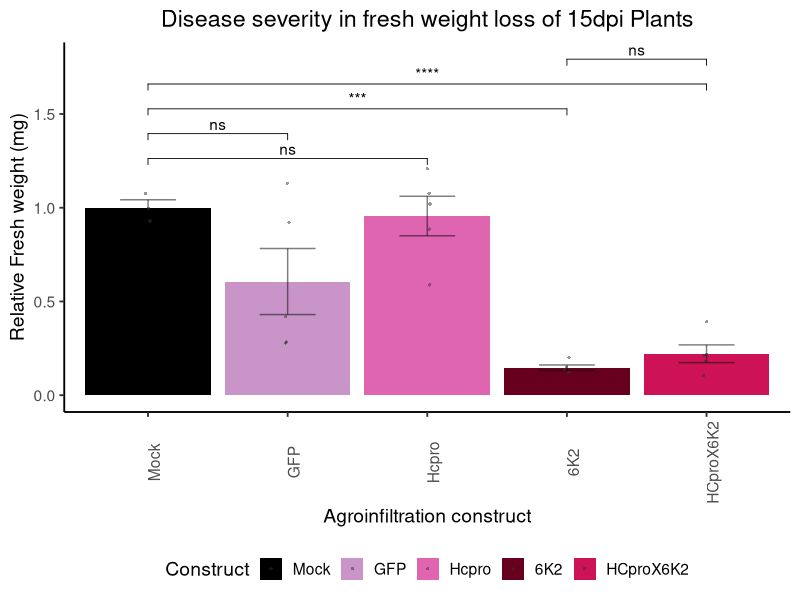
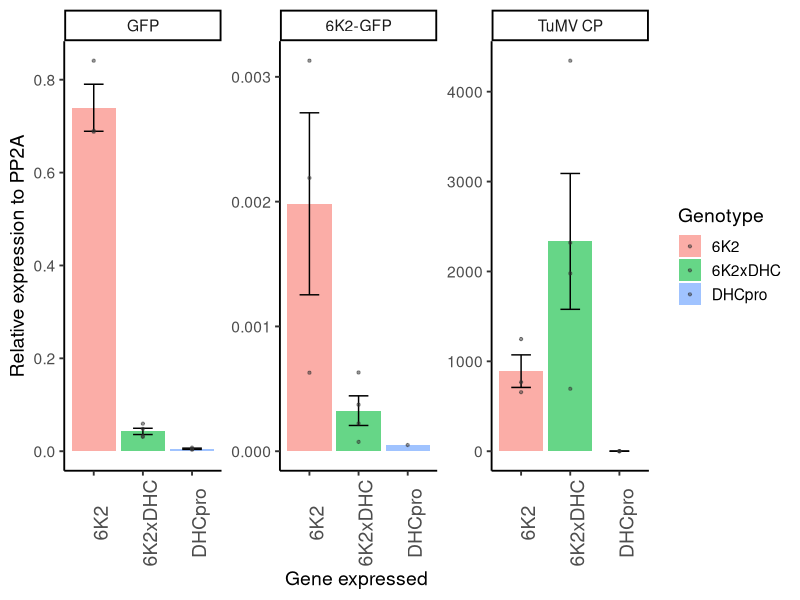
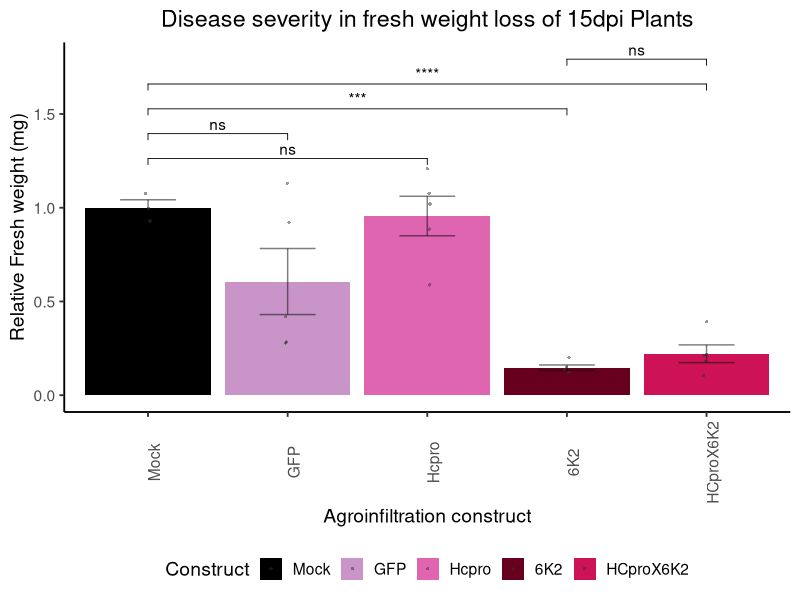

These charts were generated, in order, by the following R code: (Note: this script raises an error after producing the figures.)
## ---- chunk 1
#options(scipen=999) ; options(scipen=0)
library(ggplot2, quietly = F)
library(plyr, quietly = F)
library(ggplot2, quietly = F)
library(ggpubr, quietly = F)
library(ggrepel, quietly = T)


mgsub <- function(pattern, replacement, x, ...) {
  if (length(pattern)!=length(replacement)) {
    stop("pattern and replacement do not have the same length.")
  }
  result <- x
  for (i in 1:length(pattern)) {
    result <- gsub(fixed = T,pattern[i], replacement[i], result, ...)
  }
  result
}
## ---- chunk 2
  TuMV_FW <- read.csv("Data/BI1293_FW_Relative.csv", sep = ",", header = T)
  TuMV_FW$Construct <- factor(TuMV_FW$Construct, levels = c("Mock","GFP", "Hcpro","6K2", "HCproX6K2"))
  
# Average per contruct
  average_weights <- ddply(TuMV_FW, .(Construct), summarize, Avg_Weight = mean(FW.g.))  
    average_weights_control <- subset(average_weights, Construct == "Mock")
# Relative weigth to GFP average
  TuMV_FW$Relative_Weight <- TuMV_FW$FW.g. / average_weights_control$Avg_Weight
  
  colors <- c( "6K2" = "#67001F",  "HCproX6K2" = "#CE1256", "Hcpro" = "#DF65B0" , "GFP" = "#C994C7", "Mock" = "black")

# Plot
  TuMV_FW_plot <- ggplot(TuMV_FW, aes(x=Construct, y=Relative_Weight,fill = Construct)) +
     geom_bar(position = position_dodge(width = 0.9), stat = 'summary' ) +
  geom_errorbar(position = position_dodge(width = 0.9),stat = 'summary', width = 0.4,alpha = 0.5) + 
  geom_jitter( stat = 'identity', shape = 16, position = position_jitterdodge(0.15), size = 0.8, alpha = 0.5, color = "grey20") +
  labs(title = "Disease severity in fresh weight loss of 15dpi Plants", y = "Relative Fresh weight (mg)", x = "Agroinfiltration construct" ) +
   scale_fill_manual(values = colors) +  theme_classic(base_size = 14) +
theme(axis.text.x = element_text(angle = 90), legend.position = "bottom", plot.title = element_text(hjust = 0.5))

# Adding signifance test
comparisons <- list(
c( "Mock", "Hcpro"),
c("Mock","GFP"),
c( "Mock","6K2"),
c("Mock","HCproX6K2"),
c("6K2","HCproX6K2"))

TuMV_FW_plot_sig <-   TuMV_FW_plot +   stat_compare_means(comparisons = comparisons,  method = "t.test", label = "p.signif")
TuMV_FW_plot_sig

ggsave(device = svg, "Results/FreshWeight_TuMV.svg", plot = TuMV_FW_plot_sig,  width=8, height=6)
## ---- chunk 3
qPCRs_raw <-  read.table( "Data/Nb_TuMV_GFP_CP_6K2.csv", sep = ",", header = T)
qPCRs_fil <- qPCRs_raw[qPCRs_raw$Cq != "N/A",] 
qPCRs_fil$Cq <- as.numeric(qPCRs_fil$Cq)
qPCRs_fil_avg <- ddply(qPCRs_fil, .(Primer, Genotype,Replicate), summarize, Avg_Ct = mean(Cq) )
qPCRs_PP2A <- qPCRs_fil_avg[qPCRs_fil_avg$Primer =="PP2A",]
qPCRs_Target <- qPCRs_fil_avg[qPCRs_fil_avg$Primer !="PP2A",]

qPCRs_DCt <- merge(x = qPCRs_PP2A , y = qPCRs_Target, by =c("Genotype","Replicate"))
qPCRs_DCt$DCt <- qPCRs_DCt$Avg_Ct.y - qPCRs_DCt$Avg_Ct.x                    

qPCRs_DCt$log2DDCt <- 2^-( qPCRs_DCt$DCt )

qPCRs_DCt$Primer.y <- factor(qPCRs_DCt$Primer.y , levels = c("GFP","6K2-GFP","TuMV CP"))
 TuMV_titters <- ggplot(qPCRs_DCt, aes(x = Genotype, y = log2DDCt, fill = Genotype , group =  Genotype)) +
     geom_bar(position = position_dodge(width = 0.9), stat = 'summary', fun.data = mean_se, alpha = 0.6) +
geom_errorbar(position = position_dodge(width = 0.9),
                stat = 'summary', fun.data = mean_se, width = 0.4) + facet_wrap(~ Primer.y , scales = "free")  + 
   ylab("Relative expression to PP2A")   +  xlab("Gene expressed") +
   geom_point(position = position_dodge(width = 0.9), alpha = 0.5, size = 0.8, color = "grey20" ) + theme_classic(base_size = 14) +
   theme(axis.text.x = element_text(angle = 90,size = 14)) 
 TuMV_titters
## ---- chunk 4
qPCRs_raw <-  read.table( "Data/All_Results.csv", sep = "\t", header = T)
  
qPCRs_fil_avg <- ddply(qPCRs_raw, .(Primer, Construct,Sample_Group), summarize, Avg_Ct = mean(CQ), Sd_Ct = sd(CQ)  )

qPCRs_avg_sd <- merge(qPCRs_raw,qPCRs_fil_avg, by =c("Primer","Construct","Sample_Group") )

write.csv(qPCRs_fil_avg, "Results/qPCRs_avg_sd")
qPCRs_PP2A <- qPCRs_fil_avg[qPCRs_fil_avg$Primer =="PP2A",]

PP2A_CQ<- ggplot(qPCRs_PP2A, aes(x = Sample_Group, y = Avg_Ct, fill = Construct , group =  Construct)) +
     geom_bar(position = position_dodge(width = 0.9), stat = 'summary', fun.data = mean_se, alpha = 0.6) +
geom_errorbar(position = position_dodge(width = 0.9),
                stat = 'summary', fun.data = mean_se, width = 0.4) + facet_wrap(~ Construct , scales = "free") + geom_point(position = position_dodge(width = 0.9), alpha = 0.5, size = 0.8, color = "grey20" ) + theme_classic(base_size = 14) 
PP2A_CQ
ggsave(device = svg, "Results/PP2A_CQ.svg", plot = PP2A_CQ,  width=10, height=6)
qPCRs_avg_sd_fil <- qPCRs_avg_sd[!grepl("6K2_ERV|HX6_FEM|HX6_5",qPCRs_avg_sd$Sample_Group),]
qPCRs_PP2A_fil <- qPCRs_avg_sd_fil[qPCRs_avg_sd_fil$Primer =="PP2A",]

PP2A_CQ_fil <-ggplot(qPCRs_PP2A_fil, aes(x = Sample_Group, y = CQ, fill = Construct , group =  Construct)) +
     geom_bar(position = position_dodge(width = 0.9), stat = 'summary', fun.data = mean_se, alpha = 0.6) +
geom_errorbar(position = position_dodge(width = 0.9),
                stat = 'summary', fun.data = mean_se, width = 0.4) + facet_wrap(~ Construct , scales = "free") + geom_point(position = position_dodge(width = 0.9), alpha = 0.5, size = 0.8, color = "grey20" ) + theme_classic(base_size = 14) 
PP2A_CQ_fil
ggsave(device = svg, "Results/PP2A_CQ_fil.svg", plot = PP2A_CQ_fil,  width=10, height=6)

qPCRs_Target <- qPCRs_avg_sd_fil[qPCRs_avg_sd_fil$Primer !="PP2A",]

qPCRs_Target_CQ<- ggplot(qPCRs_Target, aes(x = Sample_Group, y = CQ, fill = Construct , group =  Construct)) +
     geom_bar(position = position_dodge(width = 0.9), stat = 'summary', fun.data = mean_se, alpha = 0.6) +
geom_errorbar(position = position_dodge(width = 0.9),
                stat = 'summary', fun.data = mean_se, width = 0.4) + facet_wrap(~ Primer , scales = "free") + 
 theme(axis.text.x = element_text(angle = 45, vjust = 1, hjust=1, size = 10))
  ggsave(device = svg, "Results/qPCRs_Target_CQ.svg", plot = qPCRs_Target_CQ,  width=10, height=6)
qPCRs_Target_CQ

qPCRs_fil_avg <- qPCRs_fil_avg[!grepl("6K2_ERV|HX6_FEM|HX6_5",qPCRs_fil_avg$Sample_Group),]
write.csv(qPCRs_fil_avg, "Results/qPCRs_avg_sd_filtered.csv")

qPCRs_fil_PP2A <- qPCRs_fil_avg[qPCRs_fil_avg$Primer =="PP2A",]
qPCRs_fil_Target <-  qPCRs_fil_avg[qPCRs_fil_avg$Primer !="PP2A",]

qPCRs_DCt <- merge(x = qPCRs_fil_PP2A , y = qPCRs_fil_Target, by =c("Construct","Sample_Group"))

qPCRs_DCt$DCt <- qPCRs_DCt$Avg_Ct.y - qPCRs_DCt$Avg_Ct.x                    

qPCRs_DCt$RelExpr <- 2^-( qPCRs_DCt$DCt )

qPCRs_DCt$Primer.y  <- mgsub(pattern = c("6K2","CP"), replacement = c("6K2-GFP","TuMV-CP"), x = qPCRs_DCt$Primer.y )
qPCRs_DCt$Construct <- gsub(pattern = "HX6", "6K2xDHC", qPCRs_DCt$Construct)

qPCRs_DCt$Construct <- factor(qPCRs_DCt$Construct , levels = c("GFP","HCPro","6K2","6K2xDHC"))
qPCRs_DCt$Primer.y <- factor(qPCRs_DCt$Primer.y , levels = c("GFP","6K2-GFP","TuMV-CP"))

  
  TuMV_RE_NoCP <- ggplot(qPCRs_DCt[qPCRs_DCt$Primer.y != "TuMV-CP",], aes(x = Construct, y = RelExpr, fill = Construct , group =  Construct)) +
     geom_bar(position = position_dodge(width = 0.9), stat = 'summary', fun.data = mean_se, alpha = 0.6) +
geom_errorbar(position = position_dodge(width = 0.9),
                stat = 'summary', fun.data = mean_se, width = 0.4) + facet_wrap(~ Primer.y , scales = "free")  +    ylab("Relative expression to PP2A")   +  xlab("Plant agroinfiltrated") +
   geom_text_repel( color ="red",
             aes(label = Sample_Group,  hjust = -0.05, vjust = -0.05)) +
   geom_point(position = position_dodge(width = 0.9), alpha = 0.5, size = 0.8, color = "grey20" ) + theme_classic(base_size = 14) +
   theme(axis.text.x = element_text(angle = 90,size = 14), legend.title = element_blank(),legend.position = "none") 
    ggsave(device = svg, "Results/TuMV_RE_NoCP.svg", plot = TuMV_RE_NoCP,  width=10, height=6)
  TuMV_RE_NoCP
  
  
  TuMV_RE_CP <- ggplot(qPCRs_DCt[qPCRs_DCt$Primer.y == "TuMV-CP",], aes(x = Construct, y = log2(RelExpr), fill = Construct , group =  Construct)) +
     geom_bar(position = position_dodge(width = 0.9), stat = 'summary', fun.data = mean_se, alpha = 0.6) +
geom_errorbar(position = position_dodge(width = 0.9),
                stat = 'summary', fun.data = mean_se, width = 0.4) + facet_wrap(~ Primer.y , scales = "free")  +    ylab("Relative expression to PP2A")   +  xlab("Plant agroinfiltrated") +
   geom_text_repel( color ="red",
             aes(label = Sample_Group,  hjust = -0.05, vjust = -0.05)) +
   geom_point(position = position_dodge(width = 0.9), alpha = 0.5, size = 0.8, color = "grey20" ) + theme_classic(base_size = 14) +
   theme(axis.text.x = element_text(angle = 90,size = 14), legend.title = element_blank(),legend.position = "none") 
ggsave(device = svg, "Results/TuMV_RE_CP.svg", plot = TuMV_RE_CP,  width=10, height=6)
TuMV_RE_CP
## ---- chunk 5

 qPCRs_DCt_Ctrl <-  ddply(qPCRs_DCt[qPCRs_DCt$Primer.y == "GFP",], .(Sample_Group,Primer.y), summarize, Avg_DCt = mean(DCt) )
qPCRs_DDCt <-  merge(qPCRs_DCt, qPCRs_DCt_Ctrl,  by = c( "Sample_Group"))
qPCRs_DDCt$log2DDCt <- 2^-(qPCRs_DDCt$DCt -qPCRs_DDCt$Avg_DCt)
#factor(qPCRs_DDCt$Sample_Group )
#  ggplot(qPCRs_DDCt[qPCRs_DDCt$Sample_Group != "6K2_5" & qPCRs_DDCt$Sample_Group != "6K2_4",], 

#ggplot(qPCRs_DDCt[!grepl("TA", qPCRs_DDCt$Sample_Group ),], 
       
#ggplot(qPCRs_DDCt[grepl("_TA", qPCRs_DDCt$Sample_Group ),], 
qPCRs_DDCt_plot <- ggplot(qPCRs_DDCt[qPCRs_DDCt$Primer.y.x == "TuMV-CP",],       aes(x = Construct, y =log2(log2DDCt), fill = Construct , group =  Construct)) +
     geom_bar(position = position_dodge(width = 0.9), stat = 'summary', fun.data = mean_se, alpha = 0.6) +
geom_errorbar(position = position_dodge(width = 0.9),
                stat = 'summary', fun.data = mean_se, width = 0.4) + facet_wrap(~ Primer.y.x , scales = "free")  + 
   ylab("Log2 Relative expression to GFP")   +  xlab("Construct") +
     geom_text_repel( color ="red",
             aes(label = Sample_Group,  hjust = -0.05, vjust = -0.05)) +
   geom_point(position = position_dodge(width = 0.9), alpha = 0.5, size = 0.8, color = "grey20" ) + theme_classic(base_size = 14) +
   theme(axis.text.x = element_text(angle = 90,size = 14)) 


qPCRs_DDCt_plot_others <- ggplot(qPCRs_DDCt[qPCRs_DDCt$Primer.y.x != "TuMV-CP",],       aes(x = Construct, y =log2DDCt, fill = Construct , group =  Construct)) +
     geom_bar(position = position_dodge(width = 0.9), stat = 'summary', fun.data = mean_se, alpha = 0.6) +
geom_errorbar(position = position_dodge(width = 0.9),
                stat = 'summary', fun.data = mean_se, width = 0.4) + facet_wrap(~ Primer.y.x , scales = "free")  + 
   ylab("Relative expression to GFP")   +  xlab("Construct") +
     geom_text_repel( color ="red",
             aes(label = Sample_Group,  hjust = -0.05, vjust = -0.05)) +
   geom_point(position = position_dodge(width = 0.9), alpha = 0.5, size = 0.8, color = "grey20" ) + theme_classic(base_size = 14) +
   theme(axis.text.x = element_text(angle = 90,size = 14)) 
qPCRs_DDCt_plot

ggsave(device = svg, "Results/qPCRs_DDCt_plot.svg", plot = qPCRs_DDCt_plot,  width=10, height=6)
ggsave(device = svg, "Results/qPCRs_DDCt_others_plot.svg", plot = qPCRs_DDCt_plot_others,  width=10, height=6)

## ---- chunk 6
GFP_phenotype_expression <-  read.table( "Data/BI1293_GFPperCM_cor.csv", sep = ",", header = T)
 GFP_phenotype_expression_plot <- ggplot(data = GFP_phenotype_expression, aes(x = ΔCQ.GFP, y =  GFP.cm2)) + geom_point() +  
   stat_cor( method = "pearson", digits = 2)+ 
   theme_classic(base_size = 14) + 
     geom_text_repel(  color ="red",aes(label = Construct)) +
    theme(axis.text.x = element_text(angle = 45, vjust = 1, hjust=1, size = 10),
            axis.text.y = element_text(size = 10)) 
 
 GFP_phenotype_expression_plot
ggsave(device = svg, "Results/GFP_phenotype_expression_plot.svg", plot = GFP_phenotype_expression_plot,  width=10, height=6)
